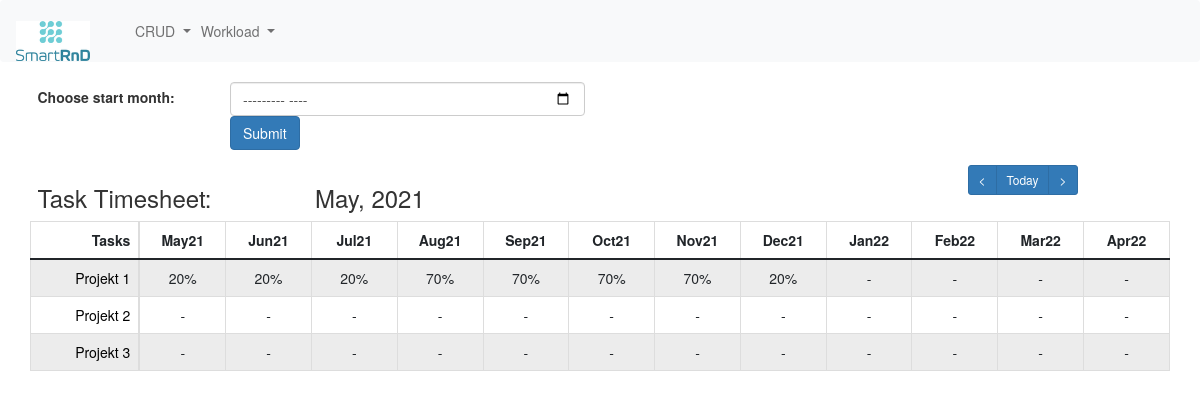
/task_time/17, run on an earlier commit of the app's database.
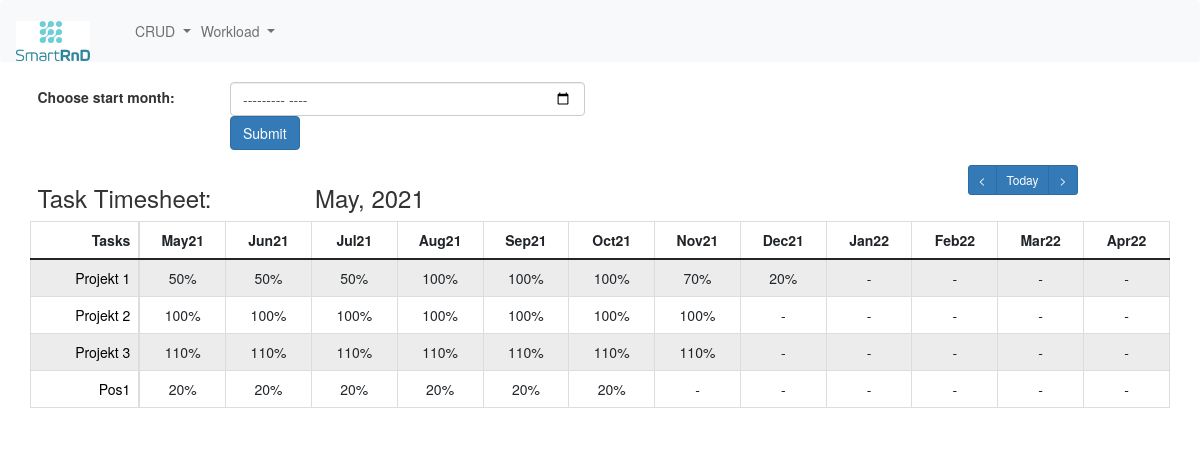
And on a later commit of the database.
### erpapp/models.py (models this page shows, shortened)
class Task(models.Model):
    title = models.CharField('Title', max_length=50, default='Title')
    description = models.CharField('Description', max_length=2400, default='Describe the task!')
    assigned_employees_on_month = models.ManyToManyField(Employee, through='AssignmentPerMonth')
    def __str__(self):
        return self.title
    class Meta:
        db_table = "task"

class Month(models.Model):
    month_choices = [
        ('January', 'January'),
        ('February', 'February'),
        ('March', 'March'),
        ('April', 'April'),
        ('May', 'May'),
        ('June', 'June'),
        ('July', 'July'),
        ('August', 'August'),
        ('September', 'September'),
        ('October', 'October'),
        ('November', 'November'),
        ('December', 'December')
    ]
    year_choices = [(str(r), str(r)) for r in range(datetime.date.today().year - 10, datetime.date.today().year + 10)]
    month = models.CharField(max_length=10, choices=month_choices)
    year = models.CharField(max_length=5, choices=year_choices, default=str(timezone.now().strftime('%Y')))
    @property
    def name(self):
        return '{}, {}'.format(self.month, self.year)
    def short_name(self):
        return '{}{}'.format(self.month[:3], self.year[-2:])

### erpapp/views.py (the view, shortened to what this page needs)
# urls.py: path('task_time/', views.task_time_no_id),
def task_time(request, id):
    tasks = Task.objects.all()
    assignments_per_month = AssignmentPerMonth.objects.all()
    months = Month.objects.all()
    assignment_sums = []
    month_dict = {
        '1': 'January',
        '2': 'February',
        '3': 'March',
        '4': 'April',
        '5': 'May',
        '6': 'June',
        '7': 'July',
        '8': 'August',
        '9': 'September',
        '10': 'October',
        '11': 'November',
        '12': 'December',
    }
    for task in tasks:
        employees_sum = []
        for month in months:
            sum = 0
            for assignment_per_month in assignments_per_month:
                if assignment_per_month.task.id == task.id and assignment_per_month.month == month:
                    sum += int(round(assignment_per_month.percentage, 2) * 100)
            employees_sum.append(sum)
        employees_sum = employees_sum[(id - 1):(id + 11)]
        assignment_sums.append(employees_sum)
    months = months[(id - 1):(id + 11)]
    date = timezone.now()
    current_year, current_month, _ = str(date).split('-')
    current_month_name = month_dict[str(int(current_month))]
    today = Month.objects.get(month=current_month_name, year=current_year)
    previous_month = Month.objects.get(id=id - 1)
    next_month = Month.objects.get(id=id + 1)
    month = Month.objects.get(id=id)
    context = {
        'months': months,
        'assignments': assignment_sums,
        'tasks': tasks,
        'today': today,
        'previous_month': previous_month,
        'next_month': next_month,
        'month': month,
    }
    return render(request, 'task_time.html', context)

### erpapp/Templates/task_time.html (shortened to what this page needs)
{% extends "base.html" %}
{% block content %}
<div class="col-md-12">
    <div class="row">
        <form method="POST" class="post-form">
            <div class="form-group row">
                <label class="col-sm-2 col-form-label">Choose start month:</label>
                <div class="col-sm-4">
                    <input type="month" name="start_month" id="start_month" class="form-control">
                    <input type="submit" class="btn btn-primary">
                </div>
            </div>
        </form>
    </div>
    <div class="row">
        <div class="col-3">
            <h3>Task Timesheet: </h3>
        </div>
        <div class="col-9">
            <div class="row">
                <div class="col-9">
                    <h3>{{ month.name }}</h3>
                </div>
                <div class="col-3">
                    <div class="btn-group" role="group" aria-label="Basic example">
                        <a class="btn btn-primary btn-sm" href="{{ previous_month.id }}" role="button"><</a>
                        <a class="btn btn-primary btn-sm" href="{{ today.id }}" role="button">Today</a>
                        <a class="btn btn-primary btn-sm" href="{{ next_month.id }}" role="button">></a>
                    </div>
                </div>
            </div>
        </div>
    </div>
    <div class="row">
        <table>
            <tbody>
            <tr>
                <td colspan="6">
                    <table id="taskdatatable" class="table table-striped table-bordered" width="100%">
                        <thead>
                        <tr>
                            <th style="text-align: right">Tasks</th>
                        </tr>
                        </thead>
                        <tbody>
                        {% for task in tasks %}
                        <tr style="text-align: right">
                            <td><a href="/tasks" style="color: #000000">{{ task }}</a></td>
                        </tr>
                        {% endfor %}
                        </tbody>
                    </table>
                </td>
                <td colspan="6">
                    <table id="percentagedatatable" class="table table-striped table-bordered" width="100%">
                        <thead>
                        <tr>
                            {% for month in months %}
                            <th class="col-xs-1" style="text-align: center">{{ month.short_name }}</th>
                            {% endfor %}
                        </tr>
                        </thead>
                        <tbody>
                        {% for assignment in assignments %}
                        <tr>
                            {% for per_month in assignment %}
                            {% if per_month == 0 %}
                            <td style="text-align: center">-</td>
                            {% else %}
                            <td style="text-align: center">{{ per_month }}%</td>
                            {% endif %}
                            {% endfor %}
                        </tr>
                        {% endfor %}
                        </tbody>
                    </table>
                </td>
            </tr>
            </tbody>
        </table>
    </div>
</div>
{% endblock content %}

What changed in the data, as far as the page shows it:
added Task: title "Pos1"
Also different on the page:
list line gone: "20 % 20 % 70 % 70 % 70 % 20 %"
new list line: "50 % 50 % 50 % 100 % 100 % 100 %"
new list line: "100 % 100 % 100 % 100 % 100 % 100 % 100 %"
new list line: "110 % 110 % 110 % 110 % 110 % 110 % 110 %"
new list line: "20 % 20 % 20 % 20 % 20 % 20 % - - - - - -"
